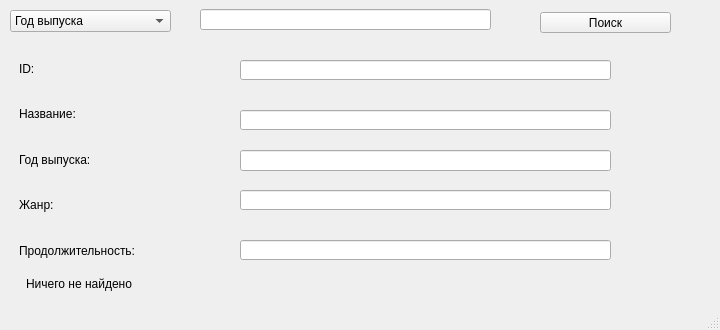
<?xml version="1.0" encoding="UTF-8"?>
<ui version="4.0">
 <class>MainWindow</class>
 <widget class="QMainWindow" name="MainWindow">
  <property name="geometry">
   <rect>
    <x>0</x>
    <y>0</y>
    <width>720</width>
    <height>330</height>
   </rect>
  </property>
  <property name="windowTitle">
   <string>MainWindow</string>
  </property>
  <widget class="QWidget" name="centralwidget">
   <widget class="QComboBox" name="comboBox">
    <property name="geometry">
     <rect>
      <x>10</x>
      <y>10</y>
      <width>161</width>
      <height>22</height>
     </rect>
    </property>
    <item>
     <property name="text">
      <string>Год выпуска</string>
     </property>
    </item>
    <item>
     <property name="text">
      <string>Название</string>
     </property>
    </item>
    <item>
     <property name="text">
      <string>Продолжительность</string>
     </property>
    </item>
   </widget>
   <widget class="QLineEdit" name="lineEdit">
    <property name="geometry">
     <rect>
      <x>200</x>
      <y>9</y>
      <width>291</width>
      <height>21</height>
     </rect>
    </property>
   </widget>
   <widget class="QPushButton" name="pushButton">
    <property name="geometry">
     <rect>
      <x>540</x>
      <y>12</y>
      <width>131</width>
      <height>21</height>
     </rect>
    </property>
    <property name="text">
     <string>Поиск</string>
    </property>
   </widget>
   <widget class="QWidget" name="verticalLayoutWidget">
    <property name="geometry">
     <rect>
      <x>19</x>
      <y>49</y>
      <width>221</width>
      <height>221</height>
     </rect>
    </property>
    <layout class="QVBoxLayout" name="verticalLayout">
     <item>
      <widget class="QLabel" name="label">
       <property name="text">
        <string>ID:</string>
       </property>
      </widget>
     </item>
     <item>
      <widget class="QLabel" name="label_3">
       <property name="text">
        <string>Название:</string>
       </property>
      </widget>
     </item>
     <item>
      <widget class="QLabel" name="label_4">
       <property name="text">
        <string>Год выпуска:</string>
       </property>
      </widget>
     </item>
     <item>
      <widget class="QLabel" name="label_5">
       <property name="text">
        <string>Жанр:</string>
       </property>
      </widget>
     </item>
     <item>
      <widget class="QLabel" name="label_2">
       <property name="text">
        <string>Продолжительность:</string>
       </property>
      </widget>
     </item>
    </layout>
   </widget>
   <widget class="QLabel" name="label_6">
    <property name="geometry">
     <rect>
      <x>26</x>
      <y>273</y>
      <width>121</width>
      <height>21</height>
     </rect>
    </property>
    <property name="text">
     <string>Ничего не найдено</string>
    </property>
   </widget>
   <widget class="QLineEdit" name="lineEdit_2">
    <property name="geometry">
     <rect>
      <x>240</x>
      <y>60</y>
      <width>371</width>
      <height>20</height>
     </rect>
    </property>
   </widget>
   <widget class="QLineEdit" name="lineEdit_3">
    <property name="geometry">
     <rect>
      <x>240</x>
      <y>110</y>
      <width>371</width>
      <height>20</height>
     </rect>
    </property>
   </widget>
   <widget class="QLineEdit" name="lineEdit_4">
    <property name="geometry">
     <rect>
      <x>240</x>
      <y>150</y>
      <width>371</width>
      <height>21</height>
     </rect>
    </property>
   </widget>
   <widget class="QLineEdit" name="lineEdit_5">
    <property name="geometry">
     <rect>
      <x>240</x>
      <y>190</y>
      <width>371</width>
      <height>20</height>
     </rect>
    </property>
   </widget>
   <widget class="QLineEdit" name="lineEdit_6">
    <property name="geometry">
     <rect>
      <x>240</x>
      <y>240</y>
      <width>371</width>
      <height>20</height>
     </rect>
    </property>
   </widget>
  </widget>
  <widget class="QMenuBar" name="menubar">
   <property name="geometry">
    <rect>
     <x>0</x>
     <y>0</y>
     <width>720</width>
     <height>19</height>
    </rect>
   </property>
  </widget>
  <widget class="QStatusBar" name="statusbar"/>
 </widget>
 <resources/>
 <connections/>
</ui>
